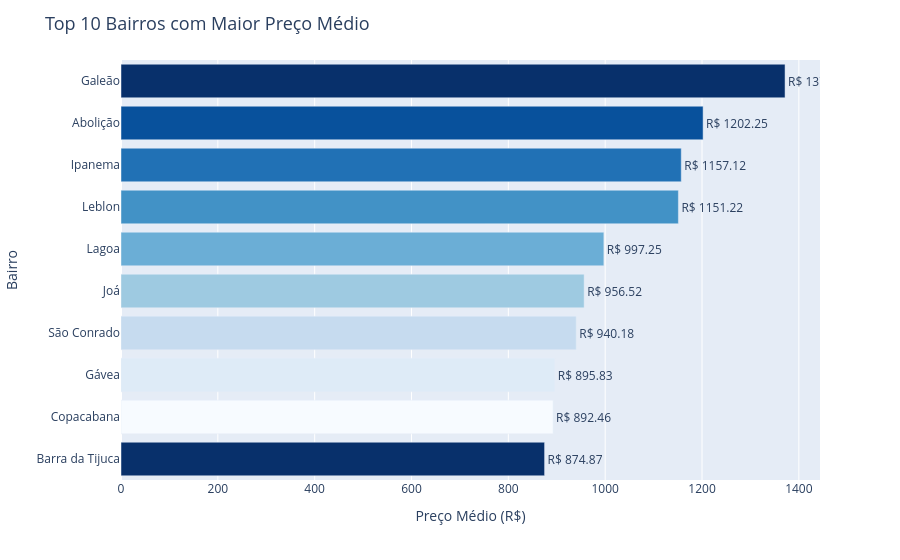

Notebook cell for this chart:
### Markdown cell above
## Qual da média de preços por região?

### Code cell
import plotly.express as px

# Calculando a média de preço para os 10 bairros com maior média
media_preco_bairros = df_limpo.groupby('neighbourhood')['price'].mean().sort_values(ascending=False).head(10)
df_media_bairros = media_preco_bairros.reset_index()
df_media_bairros.columns = ['neighbourhood', 'average_price']

# Inverter a paleta de cores
colors_invertidas = px.colors.sequential.Blues[::-1]

# Criando o gráfico de barras horizontal com as cores invertidas
fig = px.bar(df_media_bairros, x='average_price', y='neighbourhood', orientation='h',
             color='neighbourhood', color_discrete_sequence=colors_invertidas,
             text='average_price')

# Ajustando o layout e a legenda
fig.update_layout(
    title='Top 10 Bairros com Maior Preço Médio',
    title_font_size=18,
    showlegend=False,
    xaxis_title='Preço Médio (R$)',
    yaxis_title='Bairro',
)

fig.update_traces(texttemplate='R$ %{text:.2f}', textposition='outside')

fig.show()

### Figure 1 — Plotly figure (JSON) as saved in the notebook; plotly's stock layout.template omitted (floating-point values rounded to 4 significant figures)
{"data": [{"alignmentgroup": "True", "hovertemplate": "neighbourhood=%{y}<br>average_price=%{text}<extra></extra>", "legendgroup": "Galeão", "marker": {"color": "rgb(8,48,107)", "pattern": {"shape": ""}}, "name": "Galeão", "offsetgroup": "Galeão", "orientation": "h", "showlegend": true, "text": [1372.0], "textposition": "outside", "texttemplate": "R$ %{text:.2f}", "type": "bar", "x": [1372.0], "xaxis": "x", "y": ["Galeão"], "yaxis": "y"}, {"alignmentgroup": "True", "hovertemplate": "neighbourhood=%{y}<br>average_price=%{text}<extra></extra>", "legendgroup": "Abolição", "marker": {"color": "rgb(8,81,156)", "pattern": {"shape": ""}}, "name": "Abolição", "offsetgroup": "Abolição", "orientation": "h", "showlegend": true, "text": [1202.0], "textposition": "outside", "texttemplate": "R$ %{text:.2f}", "type": "bar", "x": [1202.0], "xaxis": "x", "y": ["Abolição"], "yaxis": "y"}, {"alignmentgroup": "True", "hovertemplate": "neighbourhood=%{y}<br>average_price=%{text}<extra></extra>", "legendgroup": "Ipanema", "marker": {"color": "rgb(33,113,181)", "pattern": {"shape": ""}}, "name": "Ipanema", "offsetgroup": "Ipanema", "orientation": "h", "showlegend": true, "text": [1157.0], "textposition": "outside", "texttemplate": "R$ %{text:.2f}", "type": "bar", "x": [1157.0], "xaxis": "x", "y": ["Ipanema"], "yaxis": "y"}, {"alignmentgroup": "True", "hovertemplate": "neighbourhood=%{y}<br>average_price=%{text}<extra></extra>", "legendgroup": "Leblon", "marker": {"color": "rgb(66,146,198)", "pattern": {"shape": ""}}, "name": "Leblon", "offsetgroup": "Leblon", "orientation": "h", "showlegend": true, "text": [1151.0], "textposition": "outside", "texttemplate": "R$ %{text:.2f}", "type": "bar", "x": [1151.0], "xaxis": "x", "y": ["Leblon"], "yaxis": "y"}, {"alignmentgroup": "True", "hovertemplate": "neighbourhood=%{y}<br>average_price=%{text}<extra></extra>", "legendgroup": "Lagoa", "marker": {"color": "rgb(107,174,214)", "pattern": {"shape": ""}}, "name": "Lagoa", "offsetgroup": "Lagoa", "orientation": "h", "showlegend": true, "text": [997.3], "textposition": "outside", "texttemplate": "R$ %{text:.2f}", "type": "bar", "x": [997.3], "xaxis": "x", "y": ["Lagoa"], "yaxis": "y"}, {"alignmentgroup": "True", "hovertemplate": "neighbourhood=%{y}<br>average_price=%{text}<extra></extra>", "legendgroup": "Joá", "marker": {"color": "rgb(158,202,225)", "pattern": {"shape": ""}}, "name": "Joá", "offsetgroup": "Joá", "orientation": "h", "showlegend": true, "text": [956.5], "textposition": "outside", "texttemplate": "R$ %{text:.2f}", "type": "bar", "x": [956.5], "xaxis": "x", "y": ["Joá"], "yaxis": "y"}, {"alignmentgroup": "True", "hovertemplate": "neighbourhood=%{y}<br>average_price=%{text}<extra></extra>", "legendgroup": "São Conrado", "marker": {"color": "rgb(198,219,239)", "pattern": {"shape": ""}}, "name": "São Conrado", "offsetgroup": "São Conrado", "orientation": "h", "showlegend": true, "text": [940.2], "textposition": "outside", "texttemplate": "R$ %{text:.2f}", "type": "bar", "x": [940.2], "xaxis": "x", "y": ["São Conrado"], "yaxis": "y"}, {"alignmentgroup": "True", "hovertemplate": "neighbourhood=%{y}<br>average_price=%{text}<extra></extra>", "legendgroup": "Gávea", "marker": {"color": "rgb(222,235,247)", "pattern": {"shape": ""}}, "name": "Gávea", "offsetgroup": "Gávea", "orientation": "h", "showlegend": true, "text": [895.8], "textposition": "outside", "texttemplate": "R$ %{text:.2f}", "type": "bar", "x": [895.8], "xaxis": "x", "y": ["Gávea"], "yaxis": "y"}, {"alignmentgroup": "True", "hovertemplate": "neighbourhood=%{y}<br>average_price=%{text}<extra></extra>", "legendgroup": "Copacabana", "marker": {"color": "rgb(247,251,255)", "pattern": {"shape": ""}}, "name": "Copacabana", "offsetgroup": "Copacabana", "orientation": "h", "showlegend": true, "text": [892.5], "textposition": "outside", "texttemplate": "R$ %{text:.2f}", "type": "bar", "x": [892.5], "xaxis": "x", "y": ["Copacabana"], "yaxis": "y"}, {"alignmentgroup": "True", "hovertemplate": "neighbourhood=%{y}<br>average_price=%{text}<extra></extra>", "legendgroup": "Barra da Tijuca", "marker": {"color": "rgb(8,48,107)", "pattern": {"shape": ""}}, "name": "Barra da Tijuca", "offsetgroup": "Barra da Tijuca", "orientation": "h", "showlegend": true, "text": [874.9], "textposition": "outside", "texttemplate": "R$ %{text:.2f}", "type": "bar", "x": [874.9], "xaxis": "x", "y": ["Barra da Tijuca"], "yaxis": "y"}], "layout": {"barmode": "relative", "legend": {"title": {"text": "neighbourhood"}, "tracegroupgap": 0}, "margin": {"t": 60}, "showlegend": false, "title": {"font": {"size": 18}, "text": "Top 10 Bairros com Maior Preço Médio"}, "xaxis": {"anchor": "y", "domain": [0, 1], "title": {"text": "Preço Médio (R$)"}}, "yaxis": {"anchor": "x", "categoryarray": ["Barra da Tijuca", "Copacabana", "Gávea", "São Conrado", "Joá", "Lagoa", "Leblon", "Ipanema", "Abolição", "Galeão"], "categoryorder": "array", "domain": [0, 1], "title": {"text": "Bairro"}}}}
